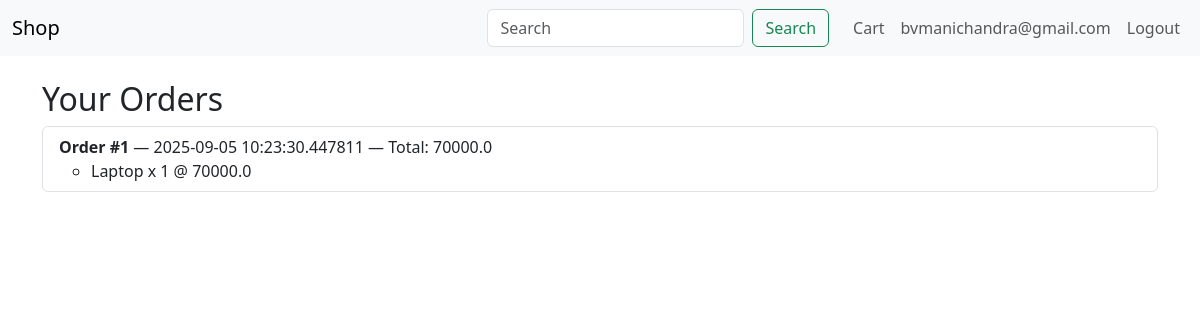
/orders (signed in), run on an earlier commit of the app's database.
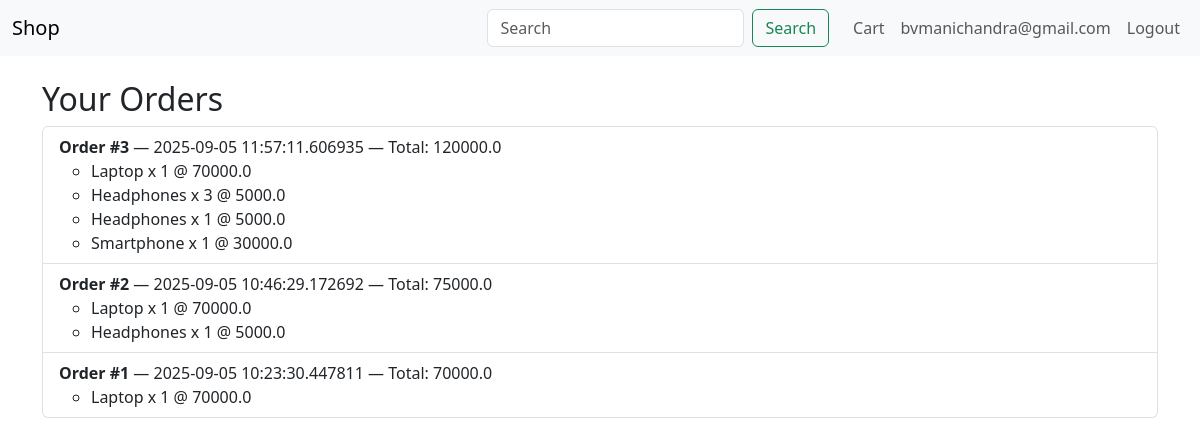
And on a later commit of the database.
### app/models.py (models this page shows, shortened)
class User(UserMixin, db.Model):
    id = db.Column(db.Integer, primary_key=True)
    email = db.Column(db.String(150), unique=True, nullable=False)
    password_hash = db.Column(db.String(256), nullable=False)
    name = db.Column(db.String(120))
    is_admin = db.Column(db.Boolean, default=False)
    orders = db.relationship('Order', backref='user', lazy=True)

class Order(db.Model):
    id = db.Column(db.Integer, primary_key=True)
    user_id = db.Column(db.Integer, db.ForeignKey('user.id'))
    created_at = db.Column(db.DateTime, default=datetime.utcnow)
    total = db.Column(db.Float)
    items = db.relationship('OrderItem', backref='order', lazy=True)

class OrderItem(db.Model):
    id = db.Column(db.Integer, primary_key=True)
    order_id = db.Column(db.Integer, db.ForeignKey('order.id'))
    product_id = db.Column(db.Integer, db.ForeignKey('product.id'))
    quantity = db.Column(db.Integer, nullable=False)
    price = db.Column(db.Float, nullable=False)
    product = db.relationship('Product')

class Product(db.Model):
    id = db.Column(db.Integer, primary_key=True)
    title = db.Column(db.String(150), nullable=False)
    description = db.Column(db.Text)
    price = db.Column(db.Float, nullable=False)
    image = db.Column(db.String(200))
    stock = db.Column(db.Integer, default=10)
    category_id = db.Column(db.Integer, db.ForeignKey('category.id'))

### app/routes.py (the view)
@main_bp.route('/orders')
@login_required
def orders():
    orders = Order.query.filter_by(user_id=current_user.id).order_by(Order.created_at.desc()).all()
    return render_template('orders.html', orders=orders)

### app/routes.py (called while the page is built)
@login_manager.user_loader
def load_user(user_id):
    return User.query.get(int(user_id))

### app/templates/orders.html
{% extends 'base.html' %}
{% block content %}
  <h2>Your Orders</h2>
  <ul class="list-group">
    {% for o in orders %}
    <li class="list-group-item">
      <strong>Order #{{ o.id }}</strong> — {{ o.created_at }} — Total: {{ o.total }}
      <ul>
        {% for it in o.items %}
        <li>{{ it.product.title }} x {{ it.quantity }} @ {{ it.price }}</li>
        {% endfor %}
      </ul>
    </li>
    {% endfor %}
  </ul>
{% endblock %}

### app/templates/base.html (shortened to what this page needs)
<!doctype html>
<html lang="en">
  <head>
    <link href="https://cdn.jsdelivr.net/npm/bootstrap@5.3.0/dist/css/bootstrap.min.css" rel="stylesheet">
    <link rel="stylesheet" href="{{ url_for('static', filename='css/style.css') }}">
  </head>
  <body>
    <nav class="navbar navbar-expand-lg navbar-light bg-light">
      <div class="container-fluid">
        <a class="navbar-brand" href="{{ url_for('main.home') }}">Shop</a>
        <div class="collapse navbar-collapse">
          <form class="d-flex ms-auto" method="get" action="{{ url_for('main.home') }}">
              <input class="form-control me-2" name="q" placeholder="Search" value="{{ q or '' }}">
              <button class="btn btn-outline-success" type="submit">Search</button>
          </form>
          <ul class="navbar-nav ms-3">
            <li class="nav-item"><a class="nav-link" href="{{ url_for('main.view_cart') }}">Cart</a></li>
            {% if current_user.is_authenticated %}
            <li class="nav-item"><a class="nav-link" href="#">{{ current_user.name or current_user.email }}</a></li>
            <li class="nav-item"><a class="nav-link" href="{{ url_for('main.logout') }}">Logout</a></li>
            {% else %}
            <li class="nav-item"><a class="nav-link" href="{{ url_for('main.login') }}">Login</a></li>
            <li class="nav-item"><a class="nav-link" href="{{ url_for('main.register') }}">Register</a></li>
            {% endif %}
          </ul>
        </div>
      </div>
    </nav>
    <div class="container mt-4">
      {% block content %}{% endblock %}
    </div>
  </body>
</html>

### app/static/css/style.css (style rules this page uses)
body { padding-bottom: 60px; }

What changed in the data, as far as the page shows it:
added Order: id "3", created_at "2025-09-05 11:57:11.606935", total "120000.0"
added OrderItem: product "Laptop", quantity "1", price "70000.0", shown under "3"
added OrderItem: product "Headphones", quantity "3", price "5000.0"
added OrderItem: product "Headphones", quantity "1", price "5000.0", shown under "3"
added OrderItem: product "Smartphone", quantity "1", price "30000.0", shown under "3"
added Order: id "2", created_at "2025-09-05 10:46:29.172692", total "75000.0"
added OrderItem: product "Laptop", quantity "1", price "70000.0", shown under "2"
added OrderItem: product "Headphones", quantity "1", price "5000.0", shown under "2"
